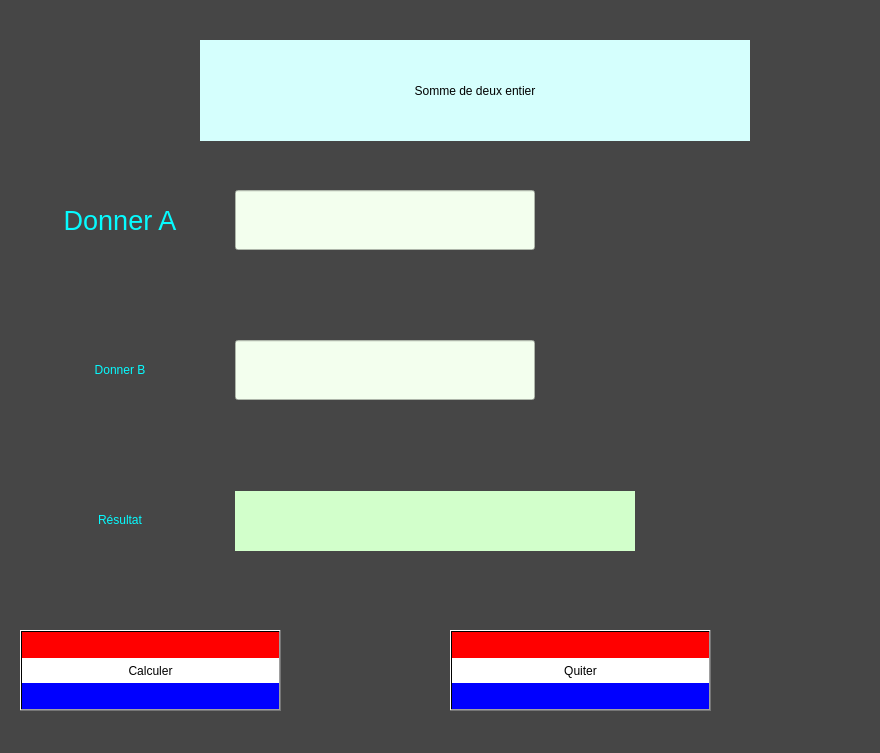
<?xml version="1.0" encoding="UTF-8"?>
<ui version="4.0">
 <class>Form</class>
 <widget class="QWidget" name="Form">
  <property name="geometry">
   <rect>
    <x>0</x>
    <y>0</y>
    <width>880</width>
    <height>753</height>
   </rect>
  </property>
  <property name="windowTitle">
   <string>Form</string>
  </property>
  <property name="styleSheet">
   <string notr="true">background-color: rgb(70, 70, 70);</string>
  </property>
  <widget class="QLabel" name="label">
   <property name="geometry">
    <rect>
     <x>200</x>
     <y>40</y>
     <width>550</width>
     <height>101</height>
    </rect>
   </property>
   <property name="styleSheet">
    <string notr="true">color: black;
selection-background-color: rgb(255, 198, 164);
font: 12 italic 26pt &quot;JetBrainsMono NFM ExtraLight&quot;;
background-color: rgb(213, 255, 253);
</string>
   </property>
   <property name="text">
    <string>Somme de deux entier</string>
   </property>
   <property name="alignment">
    <set>Qt::AlignCenter</set>
   </property>
  </widget>
  <widget class="QLabel" name="label_2">
   <property name="geometry">
    <rect>
     <x>20</x>
     <y>190</y>
     <width>200</width>
     <height>60</height>
    </rect>
   </property>
   <property name="font">
    <font>
     <family>MS Shell Dlg 2</family>
     <pointsize>20</pointsize>
     <weight>50</weight>
     <italic>false</italic>
     <bold>false</bold>
    </font>
   </property>
   <property name="styleSheet">
    <string notr="true">color: rgb(6, 251, 255);
font: 20pt &quot;MS Shell Dlg 2&quot;;
</string>
   </property>
   <property name="text">
    <string>Donner A</string>
   </property>
   <property name="alignment">
    <set>Qt::AlignCenter</set>
   </property>
  </widget>
  <widget class="QLabel" name="label_3">
   <property name="geometry">
    <rect>
     <x>20</x>
     <y>340</y>
     <width>200</width>
     <height>60</height>
    </rect>
   </property>
   <property name="styleSheet">
    <string notr="true">color: rgb(6, 251, 255);
font: 20pt &quot;MS Shell Dlg 2&quot;;
</string>
   </property>
   <property name="text">
    <string>Donner B</string>
   </property>
   <property name="alignment">
    <set>Qt::AlignCenter</set>
   </property>
  </widget>
  <widget class="QLineEdit" name="lineEdit">
   <property name="geometry">
    <rect>
     <x>235</x>
     <y>190</y>
     <width>300</width>
     <height>60</height>
    </rect>
   </property>
   <property name="styleSheet">
    <string notr="true">background-color: rgb(243, 255, 238);
font: 75 14pt &quot;MS Shell Dlg 2&quot;;</string>
   </property>
   <property name="alignment">
    <set>Qt::AlignCenter</set>
   </property>
  </widget>
  <widget class="QLineEdit" name="lineEdit_2">
   <property name="geometry">
    <rect>
     <x>235</x>
     <y>340</y>
     <width>300</width>
     <height>60</height>
    </rect>
   </property>
   <property name="styleSheet">
    <string notr="true">background-color: rgb(243, 255, 238);
font: 75 14pt &quot;MS Shell Dlg 2&quot;;</string>
   </property>
   <property name="alignment">
    <set>Qt::AlignCenter</set>
   </property>
  </widget>
  <widget class="QLabel" name="label_4">
   <property name="geometry">
    <rect>
     <x>20</x>
     <y>490</y>
     <width>200</width>
     <height>60</height>
    </rect>
   </property>
   <property name="styleSheet">
    <string notr="true">color: rgb(6, 251, 255);
font: 20pt &quot;MS Shell Dlg 2&quot;;
</string>
   </property>
   <property name="text">
    <string>Résultat</string>
   </property>
   <property name="alignment">
    <set>Qt::AlignCenter</set>
   </property>
  </widget>
  <widget class="QLabel" name="label_5">
   <property name="geometry">
    <rect>
     <x>235</x>
     <y>491</y>
     <width>400</width>
     <height>60</height>
    </rect>
   </property>
   <property name="styleSheet">
    <string notr="true">color: blue;
font: 75 14pt &quot;MS Shell Dlg 2&quot;;
background-color: rgb(210, 255, 203);</string>
   </property>
   <property name="text">
    <string/>
   </property>
   <property name="alignment">
    <set>Qt::AlignCenter</set>
   </property>
  </widget>
  <widget class="QPushButton" name="pushButton">
   <property name="geometry">
    <rect>
     <x>20</x>
     <y>630</y>
     <width>261</width>
     <height>81</height>
    </rect>
   </property>
   <property name="styleSheet">
    <string notr="true">background-color: qlineargradient(spread:pad, x1:0, y1:0, x2:0, y2:1, stop:0 rgba(255, 0, 0, 255), stop:0.339795 rgba(255, 0, 0, 255), stop:0.339799 rgba(255, 255, 255, 255), stop:0.662444 rgba(255, 255, 255, 255), stop:0.662469 rgba(0, 0, 255, 255), stop:1 rgba(0, 0, 255, 255));
font: 75 28pt &quot;MS Shell Dlg 2&quot;;</string>
   </property>
   <property name="text">
    <string>Calculer</string>
   </property>
  </widget>
  <widget class="QPushButton" name="pushButton_2">
   <property name="geometry">
    <rect>
     <x>450</x>
     <y>630</y>
     <width>261</width>
     <height>81</height>
    </rect>
   </property>
   <property name="styleSheet">
    <string notr="true">background-color: qlineargradient(spread:pad, x1:0, y1:0, x2:0, y2:1, stop:0 rgba(255, 0, 0, 255), stop:0.339795 rgba(255, 0, 0, 255), stop:0.339799 rgba(255, 255, 255, 255), stop:0.662444 rgba(255, 255, 255, 255), stop:0.662469 rgba(0, 0, 255, 255), stop:1 rgba(0, 0, 255, 255));
font: 75 28pt &quot;MS Shell Dlg 2&quot;;</string>
   </property>
   <property name="text">
    <string>Quiter</string>
   </property>
  </widget>
 </widget>
 <resources/>
 <connections/>
</ui>
